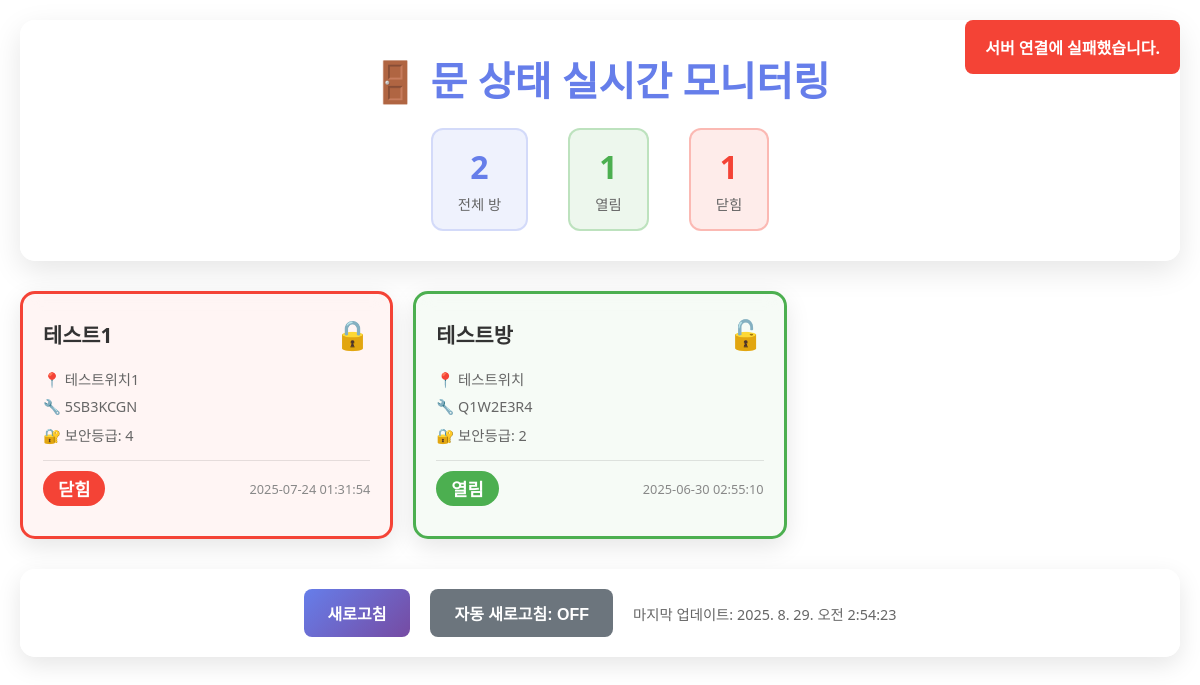
Page /RFID/door_status_monitor/ (signed in) on the committed database.
### RFID/models.py (models this page shows, shortened)
class Room(models.Model):
    name = models.CharField(
        max_length=100,
        verbose_name="방 이름",
        help_text="예: 회의실A, 서버실, 사무실"
    )
    location = models.CharField(
        max_length=150,
        verbose_name="방 위치",
        help_text="예: 3층 동쪽, GPS좌표, 상세 주소"
    )
    required_level = models.IntegerField(
        verbose_name="필요 보안 등급",
        validators=[MinValueValidator(0), MaxValueValidator(5)],
        help_text="0=최고 권한, 5=최저 권한"
    )
    device_id = models.CharField(
        max_length=20,
        unique=True,
        verbose_name="아두이노 기기 ID",
        help_text="각 아두이노 기기의 고유 식별자"
    )
    is_enabled = models.BooleanField(
        default=True,
        verbose_name="방 사용 가능 여부",
        help_text="False시 모든 출입 차단"
    )
    door_status = models.BooleanField(
        default=False,
        verbose_name="현재 문 상태",
        help_text="True=열림, False=닫힘"
    )
    last_door_change = models.DateTimeField(
        null=True,
        blank=True,
        verbose_name="마지막 문 상태 변경 시간"
    )
    created_at = models.DateTimeField(
        auto_now_add=True,
        verbose_name="등록일시"
    )
    class Meta:
        db_table = 'room_info'
        verbose_name = "방 정보"
        verbose_name_plural = "ROOM : 방 정보 목록"
        indexes = [
            models.Index(fields=['device_id']),
            models.Index(fields=['required_level']),
        ]

### RFID/door_status.py (the view)
# urls.py: path('door_status_monitor/', door_status.door_status_monitor, name='door_status_monitor'),
def door_status_monitor(request):
    if not request.user.is_authenticated:
        return JsonResponse({'error': '로그인이 필요합니다.'}, status=401)
    rooms = Room.objects.filter(is_enabled=True).order_by('name')
    context = {
        'rooms': rooms,
        'total_rooms': rooms.count(),
        'open_rooms': rooms.filter(door_status=True).count(),
        'closed_rooms': rooms.filter(door_status=False).count(),
    }
    from django.shortcuts import render
    return render(request, 'door_status_monitor.html', context)

### RFID/templates/door_status_monitor.html (shortened to what this page needs)
<!DOCTYPE html>
<html lang="ko">
<head>
    <link rel="stylesheet" href="/static/css/door_monitor.css">
</head>
<body>
    <div class="container">
        <header class="header">
            <h1>🚪 문 상태 실시간 모니터링</h1>
            <div class="status-summary">
                <div class="summary-item">
                    <span class="count">{{ total_rooms }}</span>
                    <span class="label">전체 방</span>
                </div>
                <div class="summary-item open">
                    <span class="count">{{ open_rooms }}</span>
                    <span class="label">열림</span>
                </div>
                <div class="summary-item closed">
                    <span class="count">{{ closed_rooms }}</span>
                    <span class="label">닫힘</span>
                </div>
            </div>
        </header>
        <main class="main-content">
            <div class="rooms-grid" id="roomsGrid">
                {% for room in rooms %}
                <div class="room-card {{ room.door_status|yesno:'open,closed' }}"
                     data-room-id="{{ room.id }}"
                     data-device-id="{{ room.device_id }}">
                    <div class="room-header">
                        <h3 class="room-name">{{ room.name }}</h3>
                        <div class="door-status-icon">
                            {% if room.door_status %}
                                🔓
                            {% else %}
                                🔒
                            {% endif %}
                        </div>
                    </div>
                    <div class="room-info">
                        <p class="location">📍 {{ room.location }}</p>
                        <p class="device-id">🔧 {{ room.device_id }}</p>
                        <p class="required-level">🔐 보안등급: {{ room.required_level }}</p>
                    </div>
                    <div class="room-status">
                        <span class="status-text">
                            {% if room.door_status %}
                                열림
                            {% else %}
                                닫힘
                            {% endif %}
                        </span>
                        <span class="last-change">
                            {% if room.last_door_change %}
                                {{ room.last_door_change|date:"Y-m-d H:i:s" }}
                            {% else %}
                                변경 이력 없음
                            {% endif %}
                        </span>
                    </div>
                </div>
                {% empty %}
                <div class="no-rooms">
                    <p>등록된 방이 없습니다.</p>
                </div>
                {% endfor %}
            </div>
        </main>
        <div class="controls">
            <button id="refreshBtn" class="btn btn-primary">새로고침</button>
            <button id="autoRefreshBtn" class="btn btn-secondary">자동 새로고침: OFF</button>
            <span class="last-update">마지막 업데이트: <span id="lastUpdate">-</span></span>
        </div>
    </div>
</body>
</html>

### RFID/static/css/door_monitor.css (style rules this page uses)
* { margin: 0; padding: 0; box-sizing: border-box; }
body { font-family: 'Segoe UI', Tahoma, Geneva, Verdana, sans-serif; min-height: 100vh; color: #333; }
.container { max-width: 1200px; margin: 0 auto; padding: 20px; }
.header { background: rgba(255, 255, 255, 0.95); border-radius: 15px; padding: 30px; margin-bottom: 30px; box-shadow: 0 10px 30px rgba(0, 0, 0, 0.1); backdrop-filter: blur(10px); text-align: center; }
.header h1 { font-size: 2.5em; color: #667eea; margin-bottom: 20px; font-weight: 700; }
.status-summary { display: flex; justify-content: center; gap: 40px; flex-wrap: wrap; }
.summary-item { display: flex; flex-direction: column; align-items: center; padding: 15px 25px; background: rgba(102, 126, 234, 0.1); border-radius: 12px; border: 2px solid rgba(102, 126, 234, 0.2); transition: all 0.3s ease; }
.summary-item.open { background: rgba(76, 175, 80, 0.1); border-color: rgba(76, 175, 80, 0.3); }
.summary-item.closed { background: rgba(244, 67, 54, 0.1); border-color: rgba(244, 67, 54, 0.3); }
.summary-item .count { font-size: 2em; font-weight: bold; color: #667eea; }
.summary-item.open .count { color: #4caf50; }
.summary-item.closed .count { color: #f44336; }
.summary-item .label { font-size: 0.9em; color: #666; margin-top: 5px; }
.main-content { margin-bottom: 30px; }
.rooms-grid { display: grid; grid-template-columns: repeat(auto-fill, minmax(300px, 1fr)); gap: 20px; }
.room-card { background: rgba(255, 255, 255, 0.95); border-radius: 15px; padding: 20px; box-shadow: 0 8px 25px rgba(0, 0, 0, 0.1); transition: all 0.3s ease; border: 3px solid transparent; backdrop-filter: blur(10px); }
.room-card.open { border-color: #4caf50; background: rgba(76, 175, 80, 0.05); }
.room-card.closed { border-color: #f44336; background: rgba(244, 67, 54, 0.05); }
.room-header { display: flex; justify-content: space-between; align-items: center; margin-bottom: 15px; }
.room-name { font-size: 1.3em; font-weight: 600; color: #333; }
.door-status-icon { font-size: 1.8em; animation: pulse 2s infinite; }
.room-info { margin-bottom: 15px; }
.room-info p { margin-bottom: 8px; font-size: 0.9em; color: #666; display: flex; align-items: center; gap: 8px; }
.room-status { display: flex; justify-content: space-between; align-items: center; padding: 10px 0; border-top: 1px solid rgba(0, 0, 0, 0.1); }
.status-text { font-weight: 600; font-size: 1.1em; padding: 5px 15px; border-radius: 20px; color: white; }
.room-card.open .status-text { background: #4caf50; }
.room-card.closed .status-text { background: #f44336; }
.last-change { font-size: 0.8em; color: #888; }
.controls { background: rgba(255, 255, 255, 0.95); border-radius: 15px; padding: 20px; display: flex; justify-content: center; align-items: center; gap: 20px; flex-wrap: wrap; box-shadow: 0 8px 25px rgba(0, 0, 0, 0.1); backdrop-filter: blur(10px); }
.btn { padding: 12px 24px; border: none; border-radius: 8px; font-size: 1em; font-weight: 600; cursor: pointer; transition: all 0.3s ease; text-decoration: none; display: inline-block; }
.btn-primary { background: linear-gradient(135deg, #667eea 0%, #764ba2 100%); color: white; }
.btn-secondary { background: #6c757d; color: white; }
.last-update { font-size: 0.9em; color: #666; }

### rows in the picture
Room: name "테스트1", location "테스트위치1", device_id "5SB3KCGN", required_level "4", door_status "닫힘", last_door_change "2025-07-24 01:31:54"
Room: name "테스트방", location "테스트위치", device_id "Q1W2E3R4", required_level "2", door_status "열림", last_door_change "2025-06-30 02:55:10"

### other values in the picture
{{ total_rooms }} "2"
{{ open_rooms }} "1"
{{ closed_rooms }} "1"
